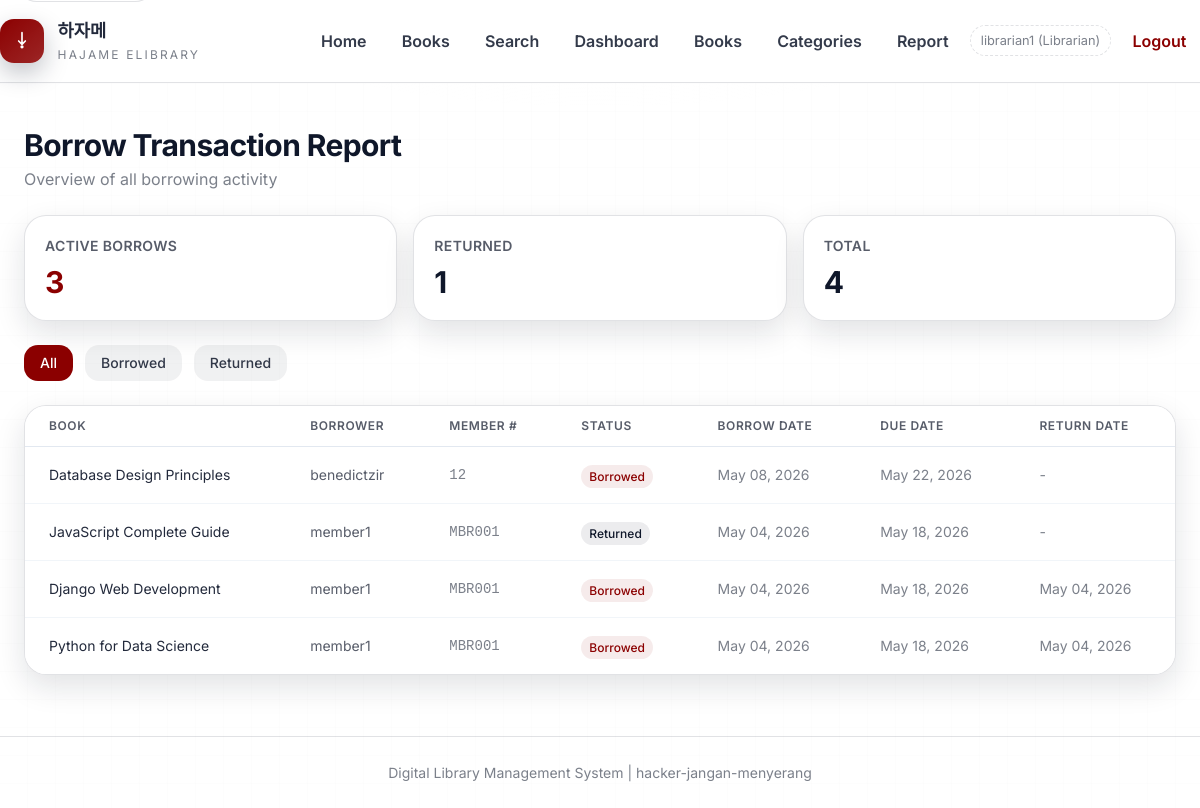
Page /librarian/report/ (signed in) on the committed database.
### main/models.py (models this page shows, shortened)
class User(AbstractUser):
    class Role(models.TextChoices):
        MEMBER = 'member', 'Member'
        LIBRARIAN = 'librarian', 'Librarian'
        ADMIN = 'admin', 'Admin'
    role = models.CharField(
        max_length=20,
        choices=Role.choices,
        default=Role.MEMBER
    )
    employee_id = models.CharField(
        max_length=50,
        blank=True,
        null=True,
        help_text="Employee ID for Librarian role"
    )
    membership_number = models.CharField(
        max_length=50,
        blank=True,
        null=True,
        help_text="Membership number for Member role"
    )
    class Meta:
        db_table = 'users'

class BorrowTransaction(models.Model):
    class Status(models.TextChoices):
        BORROWED = 'borrowed', 'Borrowed'
        RETURNED = 'returned', 'Returned'
    book = models.ForeignKey(
        Book,
        on_delete=models.CASCADE,
        related_name='transactions'
    )
    borrower = models.ForeignKey(
        User,
        on_delete=models.CASCADE,
        related_name='borrow_transactions'
    )
    employee_id = models.CharField(
        max_length=50,
        blank=True,
        null=True,
        help_text="Employee ID of librarian who processed the transaction"
    )
    membership_number = models.CharField(
        max_length=50,
        blank=True,
        null=True,
        help_text="Membership number of member"
    )
    borrow_date = models.DateTimeField(auto_now_add=True)
    due_date = models.DateTimeField()
    return_date = models.DateTimeField(null=True, blank=True)
    status = models.CharField(
        max_length=20,
        choices=Status.choices,
        default=Status.BORROWED
    )
    class Meta:
        db_table = 'borrow_transactions'

class Book(models.Model):
    class Status(models.TextChoices):
        AVAILABLE = 'available', 'Available'
        NOT_AVAILABLE = 'not_available', 'Not Available'
    title = models.CharField(max_length=255)
    author = models.CharField(max_length=255)
    isbn = models.CharField(
        max_length=20,
        validators=[RegexValidator(
            regex=r'^[0-9\-]+$',
            message='ISBN can only contain numbers and hyphens'
        )]
    )
    description = models.TextField(blank=True)
    status = models.CharField(
        max_length=20,
        choices=Status.choices,
        default=Status.AVAILABLE
    )
    ebook_file = models.FileField(
        upload_to='ebooks/',
        blank=True,
        null=True
    )
    category = models.ForeignKey(
        Category,
        on_delete=models.SET_NULL,
        null=True,
        related_name='books'
    )
    is_deleted = models.BooleanField(default=False)
    created_by = models.ForeignKey(
        User,
        on_delete=models.SET_NULL,
        null=True,
        related_name='books_created'
    )
    created_at = models.DateTimeField(auto_now_add=True)
    updated_at = models.DateTimeField(auto_now=True)
    class Meta:
        db_table = 'books'

### main/librarian_views.py (the view)
# urls.py: path('librarian/report/', librarian_views.generate_report, name='generate_report'),
@role_required('librarian')
@require_http_methods(["GET"])
def generate_report(request):
    status_filter = request.GET.get('status', '').strip()
    valid_statuses = {'borrowed', 'returned'}
    transactions = BorrowTransaction.objects.select_related(
        'book', 'borrower'
    ).all()
    if status_filter in valid_statuses:
        transactions = transactions.filter(status=status_filter)
    else:
        status_filter = ''
    transactions = transactions.order_by('-borrow_date')
    paginator = Paginator(transactions, 25)
    page_obj = paginator.get_page(request.GET.get('page'))
    total_borrowed = BorrowTransaction.objects.filter(status='borrowed').count()
    total_returned = BorrowTransaction.objects.filter(status='returned').count()
    create_audit_log(
        'report_generated',
        request.user,
        f'Generated borrow report (status_filter={status_filter or "all"}).',
    )
    return render(request, 'main/librarian_report.html', {
        'page_obj': page_obj,
        'status_filter': status_filter,
        'total_borrowed': total_borrowed,
        'total_returned': total_returned,
    })

### main/audit.py (called while the page is built)
def _contains_sensitive_data(details: str) -> bool:
    return any(marker in details.lower() for marker in _SENSITIVE_MARKERS)

def create_audit_log(action, performed_by, details=''):
    if not action or not str(action).strip():
        raise ValueError('action must be a non-empty string')
    safe_details = details or ''
    if _contains_sensitive_data(safe_details):
        raise ValueError('AuditLog.details cannot contain credential-like terms')
    timestamp = timezone.now().strftime('%Y%m%d%H%M%S')
    report_id = f'AUD-{timestamp}-{uuid.uuid4().hex[:4]}'
    return AuditLog.objects.create(
        report_id=report_id,
        target_action=str(action).strip(),
        performed_by=performed_by,
        details=safe_details,
    )

### main/templates/main/librarian_report.html (shortened to what this page needs)
{% extends 'main/base.html' %}
{% block content %}
<div class="space-y-6">
    <div class="flex items-center justify-between">
        <div>
            <h2 class="text-3xl font-bold text-slate-900">Borrow Transaction Report</h2>
            <p class="text-slate-500 mt-1">Overview of all borrowing activity</p>
        </div>
    </div>
    <div class="grid grid-cols-1 md:grid-cols-3 gap-4">
        <div class="bg-white border border-slate-200 rounded-2xl shadow-sm p-5">
            <h3 class="text-sm font-semibold text-slate-600 uppercase tracking-wide">Active Borrows</h3>
            <p class="text-3xl font-bold text-amber-700 mt-2">{{ total_borrowed }}</p>
        </div>
        <div class="bg-white border border-slate-200 rounded-2xl shadow-sm p-5">
            <h3 class="text-sm font-semibold text-slate-600 uppercase tracking-wide">Returned</h3>
            <p class="text-3xl font-bold text-green-700 mt-2">{{ total_returned }}</p>
        </div>
        <div class="bg-white border border-slate-200 rounded-2xl shadow-sm p-5">
            <h3 class="text-sm font-semibold text-slate-600 uppercase tracking-wide">Total</h3>
            <p class="text-3xl font-bold text-slate-900 mt-2">{{ total_borrowed|add:total_returned }}</p>
        </div>
    </div>
    <div class="flex gap-3 items-center">
        <a href="{% url 'main:generate_report' %}" class="px-4 py-2 text-sm font-medium rounded-lg transition-colors {% if not status_filter %}bg-red-800 text-white{% else %}bg-slate-200 text-slate-700 hover:bg-slate-300{% endif %}">All</a>
        <a href="{% url 'main:generate_report' %}?status=borrowed" class="px-4 py-2 text-sm font-medium rounded-lg transition-colors {% if status_filter == 'borrowed' %}bg-red-800 text-white{% else %}bg-slate-200 text-slate-700 hover:bg-slate-300{% endif %}">Borrowed</a>
        <a href="{% url 'main:generate_report' %}?status=returned" class="px-4 py-2 text-sm font-medium rounded-lg transition-colors {% if status_filter == 'returned' %}bg-red-800 text-white{% else %}bg-slate-200 text-slate-700 hover:bg-slate-300{% endif %}">Returned</a>
    </div>
    <div class="bg-white border border-slate-200 rounded-2xl shadow-sm overflow-hidden">
        {% if page_obj.object_list %}
        <div class="overflow-x-auto">
            <table class="min-w-full divide-y divide-slate-200">
                <thead class="bg-slate-50">
                    <tr>
                        <th class="px-6 py-3 text-left text-xs font-semibold text-slate-600 uppercase tracking-wider">Book</th>
                        <th class="px-6 py-3 text-left text-xs font-semibold text-slate-600 uppercase tracking-wider">Borrower</th>
                        <th class="px-6 py-3 text-left text-xs font-semibold text-slate-600 uppercase tracking-wider">Member #</th>
                        <th class="px-6 py-3 text-left text-xs font-semibold text-slate-600 uppercase tracking-wider">Status</th>
                        <th class="px-6 py-3 text-left text-xs font-semibold text-slate-600 uppercase tracking-wider">Borrow Date</th>
                        <th class="px-6 py-3 text-left text-xs font-semibold text-slate-600 uppercase tracking-wider">Due Date</th>
                        <th class="px-6 py-3 text-left text-xs font-semibold text-slate-600 uppercase tracking-wider">Return Date</th>
                    </tr>
                </thead>
                <tbody class="bg-white divide-y divide-slate-100">
                    {% for tx in page_obj %}
                    <tr class="hover:bg-slate-50 transition-colors">
                        <td class="px-6 py-4 text-sm text-slate-800">{{ tx.book.title }}</td>
                        <td class="px-6 py-4 text-sm text-slate-600">{{ tx.borrower.username }}</td>
                        <td class="px-6 py-4 text-sm text-slate-500 font-mono">{{ tx.membership_number|default:"-" }}</td>
                        <td class="px-6 py-4">
                            {% if tx.status == 'borrowed' %}
                            <span class="px-2 py-1 text-xs font-medium bg-amber-100 text-amber-700 rounded-full">Borrowed</span>
                            {% else %}
                            <span class="px-2 py-1 text-xs font-medium bg-green-100 text-green-700 rounded-full">Returned</span>
                            {% endif %}
                        </td>
                        <td class="px-6 py-4 text-sm text-slate-500">{{ tx.borrow_date|date:"M d, Y" }}</td>
                        <td class="px-6 py-4 text-sm text-slate-500">{{ tx.due_date|date:"M d, Y" }}</td>
                        <td class="px-6 py-4 text-sm text-slate-500">{{ tx.return_date|date:"M d, Y"|default:"-" }}</td>
                    </tr>
                    {% endfor %}
                </tbody>
            </table>
        </div>
        {% else %}
        <div class="px-6 py-12 text-center">
            <div class="text-4xl mb-4">📋</div>
            <h3 class="text-lg font-medium text-slate-700 mb-2">No transactions found</h3>
            <p class="text-slate-500">No borrowing transactions match the current filter.</p>
        </div>
        {% endif %}
    </div>
</div>
{% endblock %}

### main/templates/main/base.html (shortened to what this page needs)
{% load static %}
<!DOCTYPE html>
<html lang="en">
<head>
    <script src="https://cdn.tailwindcss.com"></script>
    <link rel="stylesheet" href="{% static 'css/style.css' %}">
</head>
<body class="app-shell bg-white text-slate-800 min-h-screen flex flex-col">
    <header class="site-header">
        <div class="container-custom header-row">
            <a href="{% url 'main:landing' %}" class="brand-link">
                <span class="brand-mark" aria-hidden="true">
                    <svg viewBox="0 0 24 24" class="w-4 h-4 text-white" fill="none" stroke="currentColor" stroke-width="2">
                        <path d="M12 2L12 16M12 16L8 12M12 16L16 12" stroke-linecap="round" stroke-linejoin="round"></path>
                        <circle cx="12" cy="19" r="1"></circle>
                    </svg>
                </span>
                <span class="brand-text">
                    <span class="brand-title">하자메</span>
                    <span class="brand-sub">Hajame eLibrary</span>
                </span>
            </a>
            <nav class="site-nav">
                <a href="{% url 'main:landing' %}" class="nav-link">Home</a>
                <a href="{% url 'main:book_list' %}" class="nav-link">Books</a>
                <a href="{% url 'main:search_books' %}" class="nav-link">Search</a>
                {% if user.is_authenticated %}
                    {% if user.role == 'member' %}
                        <a href="{% url 'main:member_dashboard' %}" class="nav-link">Dashboard</a>
                        <a href="{% url 'main:borrow_history' %}" class="nav-link">My History</a>
                    {% elif user.role == 'librarian' %}
                        <a href="{% url 'main:librarian_dashboard' %}" class="nav-link">Dashboard</a>
                        <a href="{% url 'main:book_management_list' %}" class="nav-link">Books</a>
                        <a href="{% url 'main:category_list' %}" class="nav-link">Categories</a>
                        <a href="{% url 'main:generate_report' %}" class="nav-link">Report</a>
                    {% elif user.role == 'admin' %}
                        <a href="{% url 'main:admin_dashboard' %}" class="nav-link">Dashboard</a>
                        <a href="{% url 'main:lockout_admin' %}" class="nav-link">Admin Panel</a>
                    {% endif %}
                    <span class="nav-meta">{{ user.username }} ({{ user.get_role_display }})</span>
                    <a href="{% url 'main:logout' %}" class="nav-link nav-ghost">Logout</a>
                {% else %}
                    <a href="{% url 'main:login' %}" class="nav-cta">Login</a>
                {% endif %}
            </nav>
        </div>
    </header>
    <main id="main-content" class="site-main flex-1">
        <div class="container-custom">
            {% block content %}{% endblock %}
        </div>
    </main>
    <footer class="site-footer">
        <div class="container-custom text-center text-sm">
            <p>Digital Library Management System | hacker-jangan-menyerang</p>
        </div>
    </footer>
</body>
</html>

### rows in the picture
User: username "librarian1", role "Librarian"
BorrowTransaction: book "Database Design Principles", borrower.username "benedictzir", membership_number "12", status "Borrowed", borrow_date "May 08, 2026", due_date "May 22, 2026", return_date "-"
BorrowTransaction: book "JavaScript Complete Guide", borrower.username "member1", membership_number "MBR001", status "Returned", borrow_date "May 04, 2026", due_date "May 18, 2026", return_date "-"
BorrowTransaction: book "Django Web Development", borrower.username "member1", membership_number "MBR001", status "Borrowed", borrow_date "May 04, 2026", due_date "May 18, 2026", return_date "May 04, 2026"
BorrowTransaction: book "Python for Data Science", borrower.username "member1", membership_number "MBR001", status "Borrowed", borrow_date "May 04, 2026", due_date "May 18, 2026", return_date "May 04, 2026"

### other values in the picture
{{ total_borrowed }} "3"
{{ total_returned }} "1"
{{ total_borrowed|add:total_returned }} "4"
